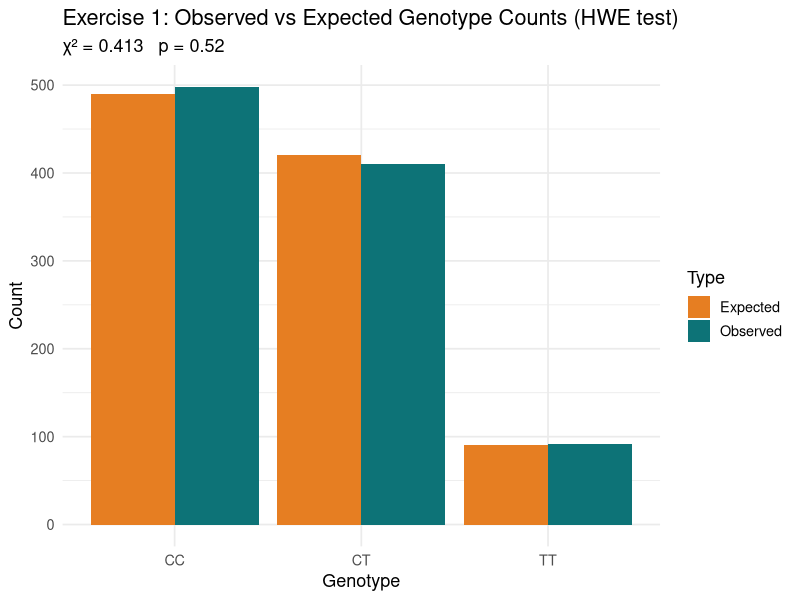

This figure's R source: (Note: this script raises an error after producing the figure.)

# . . . 
# Author: Giulia N Baldrighi
# R EXERCISES: Genetic models and multiple testing correction
#  
# . . . 
# Packages needed:
#   install.packages(c("tidyverse", "ggplot2", "gap", "qvalue"))
#   BiocManager::install("qvalue")  # if using Bioconductor
# . . . 
#
# EXERCISE 1 Simulating genotypes & HWE test

# LEARNING OBJECTIVES:
#   - Understand SNP genotypes and allele frequencies
#   - Simulate genotype data under HWE
#   - Perform HWE chi-square test
#   - Visualise genotype distribution
# . . . 


library(ggplot2)
library(dplyr)
library(tidyverse)

n    <- 1000   # sample size
maf  <- 0.30   # minor allele frequency (T allele)
p    <- 1 - maf  # major allele freq (C)
q    <- maf

# Simulate genotypes under HWE using multinomial
# P(CC) = p², P(CT) = 2pq, P(TT) = q²
probs     <- c(p^2, 2*p*q, q^2)
genotypes <- sample(c("CC","CT","TT"), size = n, replace = TRUE, prob = probs)


obs <- table(genotypes)
print(obs)

# Expected counts
exp_counts <- c(CC = p^2 * n, CT = 2*p*q * n, TT = q^2 * n)
print(round(exp_counts, 1))

# HWE chi-square test (1 df)
chi2_hwe <- sum((obs[c("CC","CT","TT")] - exp_counts)^2 / exp_counts)
p_hwe    <- pchisq(chi2_hwe, df = 1, lower.tail = FALSE)


# if (p_hwe > 0.05): NO significant deviation from HWE (as expected — we simulated under HWE).\n")

# Now we Simulate HWE violation (genotyping error: excess heterozygotes)
bad_genos <- sample(c("CC","CT","TT"), size = n, replace = TRUE,
                    prob = c(0.15, 0.70, 0.15))  # too many CT
obs_bad   <- table(bad_genos)

# Estimate p from allele counts
p_est     <- (2*obs_bad["CC"] + obs_bad["CT"]) / (2*n)
q_est     <- 1 - p_est
exp_bad   <- c(CC = p_est^2 * n, CT = 2*p_est*q_est * n, TT = q_est^2 * n)
chi2_bad  <- sum((obs_bad[c("CC","CT","TT")] - exp_bad)^2 / exp_bad)
p_bad     <- pchisq(chi2_bad, df = 1, lower.tail = FALSE)


# This SNP would be EXCLUDED in QC (p < 1e-6 threshold in large studies)

# Visualisation
df_geno <- data.frame(
  Genotype  = c("CC","CT","TT"),
  Observed  = as.numeric(obs[c("CC","CT","TT")]),
  Expected  = round(exp_counts, 1)
) %>% pivot_longer(cols = c(Observed, Expected), names_to = "Type", values_to = "Count")

ggplot(df_geno, aes(x = Genotype, y = Count, fill = Type)) +
  geom_bar(stat = "identity", position = "dodge") +
  scale_fill_manual(values = c("Observed" = "#0D7377", "Expected" = "#E67E22")) +
  labs(title = "Exercise 1: Observed vs Expected Genotype Counts (HWE test)",
       subtitle = paste("χ² =", round(chi2_hwe, 3), "  p =", round(p_hwe, 3)),
       y = "Count", x = "Genotype") +
  theme_minimal(base_size = 13)


# . . . 
# EXERCISE 2: Testing genetic models 

# LEARNING OBJECTIVES:
#   - Simulate a SNP with a known additive effect on disease
#   - Fit logistic regression under 4 genetic models
#   - Compare OR estimates across models
#   - Understand which model best captures the truth
# . .  .

n2  <- 2000
maf2 <- 0.25
p2   <- 1 - maf2
q2   <- maf2

# Simulate SNP dosage (0, 1, 2 copies of risk allele)
dosage <- rbinom(n2, 2, q2)

# TRUE model is ADDITIVE: each allele adds log(1.5) to log-odds
# Base disease prevalence ~20%
log_odds <- -1.5 + log(1.5) * dosage
prob_dis  <- plogis(log_odds)
disease   <- rbinom(n2, 1, prob_dis)

df2 <- data.frame(
  dosage  = dosage,
  dom     = as.integer(dosage >= 1),   # dominant:  Aa or aa = 1
  rec     = as.integer(dosage == 2),   # recessive: only aa = 1
  Aa      = as.integer(dosage == 1),   # co-dominant dummy 1
  aa      = as.integer(dosage == 2),   # co-dominant dummy 2
  disease = disease
)

# Genotype distribution
print(table(dosage))

#  Fit all four models
fit_add  <- glm(disease ~ dosage, data = df2, family = binomial)
fit_dom  <- glm(disease ~ dom,    data = df2, family = binomial)
fit_rec  <- glm(disease ~ rec,    data = df2, family = binomial)
fit_cod  <- glm(disease ~ Aa + aa, data = df2, family = binomial)


summary(fit_add)

print(tidy(fit_add, exponentiate = TRUE, conf.int = TRUE) %>%
        select(term, estimate, conf.low, conf.high, p.value))



summary(fit_dom)

print(tidy(fit_dom, exponentiate = TRUE, conf.int = TRUE) %>%
        select(term, estimate, conf.low, conf.high, p.value))

df2$dom


print(tidy(fit_rec, exponentiate = TRUE, conf.int = TRUE) %>%
        select(term, estimate, conf.low, conf.high, p.value))


df2$rec


print(tidy(fit_cod, exponentiate = TRUE, conf.int = TRUE) %>%
        select(term, estimate, conf.low, conf.high, p.value))


# Extract key stats
extract_model <- function(fit, model_name, term) {
  b  <- coef(fit)[term]
  se <- summary(fit)$coefficients[term, "Std. Error"]
  pv <- summary(fit)$coefficients[term, "Pr(>|z|)"]
  data.frame(Model = model_name, OR = round(exp(b), 3),
             CI_low = round(exp(b - 1.96*se), 3),
             CI_high = round(exp(b + 1.96*se), 3),
             p_value = round(pv, 4),
             AIC = round(AIC(fit), 1))
}

results <- bind_rows(
  extract_model(fit_add, "Additive",   "dosage"),
  extract_model(fit_dom, "Dominant",   "dom"),
  extract_model(fit_rec, "Recessive",  "rec"),
  extract_model(fit_cod, "Co-dom Aa",  "Aa"),
  extract_model(fit_cod, "Co-dom aa",  "aa")
)


print(results)


aic_df <- data.frame(
  Model = c("Additive","Dominant","Recessive","Co-dominant"),
  AIC   = round(c(AIC(fit_add), AIC(fit_dom), AIC(fit_rec), AIC(fit_cod)), 1)
)
print(aic_df)

# AIC has to be the lowest

# Forest plot of ORs
or_plot <- results %>% filter(Model %in% c("Additive","Dominant","Recessive","Co-dom aa"))

ggplot(or_plot, aes(x = OR, y = Model, color = Model)) +
  geom_point(size = 4) +
  geom_errorbarh(aes(xmin = CI_low, xmax = CI_high), height = 0.25) +
  geom_vline(xintercept = 1, linetype = "dashed", color = "red") +
  scale_color_manual(values = c("#0D7377","#E67E22","#C0392B","#5C35A0")) +
  labs(title = "Exercise 2: OR under the four genetic models",
       subtitle = "True model = additive.",
       x = "Odds Ratio (95% CI)", y = "") +
  theme_minimal(base_size = 13) + theme(legend.position = "none")


# . . . 
# EXERCISE 3: GWAS simulation and multiple testing
# 
# LEARNING OBJECTIVES:
#   - Simulate a small GWAS (1000 SNPs, 1 truly associated)
#   - Apply FDR (Benjamini-Hochberg) correction
#   - Compare uncorrected vs FDR-corrected results
#   - Compute genomic inflation factor λ
#   - Draw QQ plot
# . . . 

n3    <- 500     # individuals
m     <- 1000    # number of SNPs to test
n_causal <- 3   # truly associated SNPs

# Simulate phenotype (quantitative trait, e.g. BMI)
phenotype <- rnorm(n3, mean = 25, sd = 4)

# Simulate m SNPs — all null (no association)
maf_vec <- runif(m, 0.05, 0.45)
geno_mat <- sapply(maf_vec, function(q) rbinom(n3, 2, q))  # n3 x m matrix

# Inject TRUE signal into n_causal randomly chosen SNPs
causal_idx <- sample(1:m, n_causal)
true_betas <- c(1.5, -1.2, 2.0)  # effect sizes (in BMI units per allele)
for (i in seq_along(causal_idx)) {
  phenotype <- phenotype + true_betas[i] * geno_mat[, causal_idx[i]]
}



# Run association tests (linear regression per SNP)
p_vals <- numeric(m)
for (j in 1:m) {
  fit_j   <- lm(phenotype ~ geno_mat[, j])
  p_vals[j] <- summary(fit_j)$coefficients[2, 4]
}

# Multiple testing correction: FDR (Benjamini-Hochberg)
p_adj_bh  <- p.adjust(p_vals, method = "BH")


# Summary of discoveries
alpha     <- 0.05
raw_sig   <- sum(p_vals < alpha)
fdr_sig   <- sum(p_adj_bh < alpha)
causal_detected_raw <- sum(p_vals[causal_idx] < alpha)
causal_detected_fdr <- sum(p_adj_bh[causal_idx] < alpha)

# unadjusted: raw_sig
# FDR-corrected: fdr_sig
# True causal SNPs detected (raw): is the causal_detected_raw
# True causal SNPs detected (FDR): is the causal_detected_fdr

#  Genomic inflation factor λ
chi2_obs   <- qchisq(p_vals, df = 1, lower.tail = FALSE)
lambda_gc  <- median(chi2_obs) / qchisq(0.5, df = 1, lower.tail = FALSE)


# QQ Plot
expected_p <- (1:m) / (m + 1)
qq_df <- data.frame(
  expected = -log10(sort(expected_p)),
  observed = -log10(sort(p_vals)),
  rank     = 1:m
)

ggplot(qq_df, aes(x = expected, y = observed)) +
  geom_point(alpha = 0.5, size = 1, color = "#0D7377") +
  geom_abline(slope = 1, intercept = 0, color = "red", linewidth = 1) +
  annotate("text", x = 0.5, y = max(qq_df$observed) * 0.95,
           label = paste0("λ = ", round(lambda_gc, 3)), size = 5, color = "#1B2A4A") +
  labs(title = "Exercise 3: QQ Plot — GWAS p-values",
       subtitle = "Points should follow diagonal (red). Departures = inflation or true signal.",
       x = "Expected -log₁₀(p)",
       y = "Observed -log₁₀(p)") +
  theme_minimal(base_size = 13)

# Manhattan-style plot (simplified)
snp_df <- data.frame(
  snp      = 1:m,
  neg_logp = -log10(p_vals),
  adj_p    = p_adj_bh,
  causal   = 1:m %in% causal_idx
)

ggplot(snp_df, aes(x = snp, y = neg_logp, color = causal)) +
  geom_point(alpha = 0.6, size = 1.2) +
  geom_hline(yintercept = -log10(0.05/m), linetype = "dashed",
             color = "red", linewidth = 0.8) +           # Bonferroni line
  geom_hline(yintercept = -log10(0.05), linetype = "dotted",
             color = "orange", linewidth = 0.8) +         # nominal alpha
  scale_color_manual(values = c("FALSE" = "#AACFE4", "TRUE" = "#C0392B"),
                     labels = c("Null SNP", "Causal SNP")) +
  labs(title = "Exercise 3: Manhattan Plot (simplified GWAS)",
       subtitle = "Red dashed = Bonferroni threshold | Orange dotted = nominal α = 0.05",
       x = "SNP index", y = "-log_10(p)", color = "") +
  theme_minimal(base_size = 13)




# . . . 
# EXERCISE 4: permutation testing
# 
# LEARNING OBJECTIVES:
#   - Understand permutation testing from scratch
#   - Implement family-wise error rate (FWER) control
#   - Compare permutation p-values to Bonferroni
#   - Understand why permutation handles LD better
# . . . 

# smaller problem for speed: 200 SNPs, 300 individuals
n4     <- 300
m4     <- 200
n_perm <- 1000   # number of permutations (use 10,000 in real analyses)

# Simulate genotypes
maf4   <- runif(m4, 0.10, 0.40)
geno4  <- sapply(maf4, function(q) rbinom(n4, 2, q))

# Simulate phenotype — 2 truly associated SNPs
pheno4 <- rnorm(n4)
causal4 <- c(42, 137)
pheno4 <- pheno4 + 1.8 * geno4[, causal4[1]] - 1.5 * geno4[, causal4[2]]

# Step 1: Observed test statistics
obs_stats <- sapply(1:m4, function(j) {
  summary(lm(pheno4 ~ geno4[, j]))$coefficients[2, 3]  # t-statistic
})
obs_pvals <- 2 * pt(-abs(obs_stats), df = n4 - 2)

# Step 2: Permutation distribution of MAX test statistic
perm_max <- numeric(n_perm)

for (b in 1:n_perm) {
  perm_pheno <- sample(pheno4)   # shuffle phenotype labels
  perm_stats <- sapply(1:m4, function(j) {
    abs(summary(lm(perm_pheno ~ geno4[, j]))$coefficients[2, 3])
  })
  perm_max[b] <- max(perm_stats)  # record maximum across all SNPs
}

# Step 3: Permutation p-values (compare each obs stat to null max dist)
perm_pvals <- sapply(abs(obs_stats), function(t) mean(perm_max >= t))

# Step 4: Bonferroni p-values for comparison
bonf_pvals <- pmin(obs_pvals * m4, 1)

result4 <- data.frame(
  SNP         = 1:m4,
  obs_t       = round(obs_stats, 3),
  raw_p       = round(obs_pvals, 4),
  bonf_p      = round(bonf_pvals, 4),
  perm_p      = round(perm_pvals, 4),
  is_causal   = 1:m4 %in% causal4
)

# 10 snps by raw p
print(head(result4[order(result4$raw_p), ], 10))

print(result4[causal4, ])


# false positives
null_idx <- setdiff(1:m4, causal4)
cat("Bonferroni false positives:", sum(result4$bonf_p[null_idx] < 0.05), "\n")
cat("Permutation false positives:", sum(result4$perm_p[null_idx] < 0.05), "\n")

# Visualisation: compare Bonferroni vs Permutation adjusted p-values
compare_df <- data.frame(
  bonf = -log10(pmax(bonf_pvals, 1e-10)),
  perm = -log10(pmax(perm_pvals, 1e-10)),
  causal = 1:m4 %in% causal4
)

ggplot(compare_df, aes(x = bonf, y = perm, color = causal)) +
  geom_point(alpha = 0.7, size = 2) +
  geom_abline(slope = 1, intercept = 0, linetype = "dashed", color = "grey50") +
  geom_hline(yintercept = -log10(0.05), linetype = "dotted", color = "red") +
  geom_vline(xintercept = -log10(0.05), linetype = "dotted", color = "red") +
  scale_color_manual(values = c("FALSE" = "#AACFE4", "TRUE" = "#C0392B"),
                     labels = c("Null SNP", "Causal SNP")) +
  labs(
    title    = "Exercise 4: Bonferroni vs Permutation-Corrected p-values",
    x        = "Bonferroni -log₁₀(p)",
    y        = "Permutation -log₁₀(p)",
    color    = ""
  ) +
  theme_minimal(base_size = 13)

# Distribution of permutation max statistics
perm_df <- data.frame(max_t = perm_max)
causal_t <- max(abs(obs_stats[causal4]))

ggplot(perm_df, aes(x = max_t)) +
  geom_histogram(bins = 50, fill = "#0D7377", alpha = 0.8) +
  geom_vline(xintercept = causal_t, color = "#C0392B", linewidth = 1.2) +
  annotate("text", x = causal_t + 0.1, y = n_perm * 0.03,
           label = paste("Strongest causal\nSNP t-stat =", round(causal_t, 2)),
           color = "#C0392B", hjust = 0, size = 4) +
  labs(title = "Exercise 4: Permutation Null Distribution of Max |t|",
       subtitle = "Red line = observed max t-stat for causal SNP",
       x = "Max |t| across all SNPs (under null)",
       y = "Frequency") +
  theme_minimal(base_size = 13)
